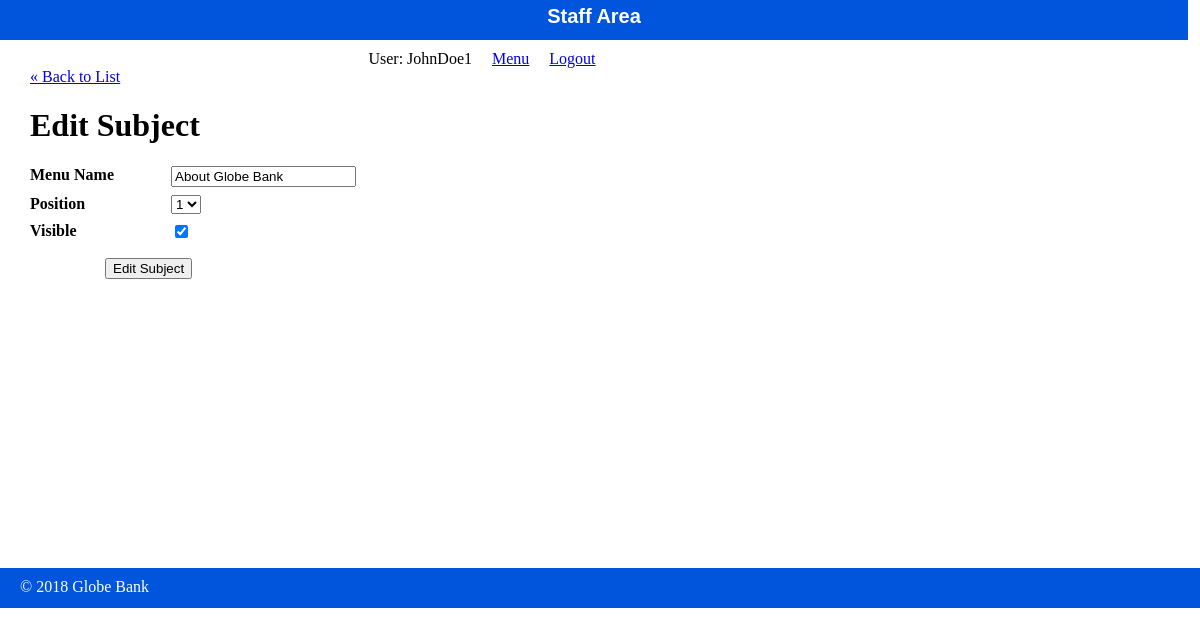
/staff/subjects/edit.php?id=1 (signed in), run on the app's committed database.
### tables this page shows
CREATE TABLE `subjects` (
  `id` int(11) NOT NULL,
  `menu_name` varchar(255) DEFAULT NULL,
  `position` int(3) DEFAULT NULL,
  `visible` tinyint(1) DEFAULT NULL
);

### private/functions.php (called while the page is built, shortened)
<?php
function url_for($script_path) {
    return WWW_ROOT . $script_path;
}
function u($string = "") {
    return urlencode($string);
}
function h($string = "") {
    return htmlspecialchars($string);
}

### private/database.php (called while the page is built, shortened)
<?php
function db_escape($connection, $string) {
    return mysqli_real_escape_string($connection, $string);
}

### private/query_functions.php (called while the page is built, shortened)
<?php
function find_all_subjects($options = []) {
    global $db;
    $visible = $options['visible'] ?? false;
    $sql = "SELECT * FROM subjects ";
    $sql .= "ORDER BY position ASC";
    $result = mysqli_query($db, $sql);
    return $result;
}
function find_subject_by_id($id, $options = []) {
    global $db;
    $visible = $options['visible'] ?? false;
    $sql = "SELECT * FROM subjects ";
    $sql .= "WHERE id='" . db_escape($db, $id) . "' ";
    $result = mysqli_query($db, $sql);
    $subject = mysqli_fetch_assoc($result);
    return $subject;
}

### public/staff/subjects/edit.php (the view, shortened to what this page needs)
<?php
require_once('../../../private/initialize.php');
$id = $_GET['id'];
if (is_post_request()) {
    $subject = [];
    $subject['id'] = $id;
    $subject['menu_name'] = $_POST['menu_name'] ?? '';
    $subject['position'] = $_POST['position'] ?? '';
    $subject['visible'] = $_POST['visible'] ?? '';
    $result = update_subject($subject);
    if($result === true){
        $_SESSION['message'] = 'The subject was edited successfully';
        redirect_to(url_for('/staff/subjects/show.php?id=' . $id));
    }else{
        $errors = $result;
    }
} else {
    $subject = find_subject_by_id($id);
}
$subject_set = find_all_subjects();
$subject_count = mysqli_num_rows($subject_set);
?>
<?php include(SHARED_PATH . '/staff_header.php'); ?>
<div id="content">
    <a class="back-link" href="<?php echo url_for('/staff/subjects/index.php'); ?>">&laquo; Back to List</a>
    <div class="subject edit">
        <h1>Edit Subject</h1>
        <form action="<?php echo url_for('/staff/subjects/edit.php?id=' . h(u($id))); ?>" method="post">
            <dl>
                <dt>Menu Name</dt>
                <dd><input type="text" name="menu_name" value="<?php echo $subject['menu_name']; ?>" /></dd>
            </dl>
            <dl>
                <dt>Position</dt>
                <dd>
                    <select name="position">
                        <?php
                        for ($i = 1; $i <= $subject_count; $i++) {
                            echo "<option value=\"{$i}\"";
                            if ($subject["position"] == $i) {
                                echo " selected";
                            }
                            echo ">{$i}</option>";
                        }
                        ?>
                    </select>
                </dd>
            </dl>
            <dl>
                <dt>Visible</dt>
                <dd>
                    <input type="checkbox" name="visible" value="1"<?php
                    if ($subject['visible'] == "1") {
                        echo ' checked';
                    }
                    ?> />
                </dd>
            </dl>
            <div id="operations">
                <input type="submit" value="Edit Subject" />
            </div>
        </form>
    </div>
</div>
<?php include(SHARED_PATH . '/staff_footer.php'); ?>

### public/stylesheets/staff.css (style rules this page uses)
html { height: 100%; width: 100%; }
body { height: 980px; width: 100%; margin: 0; padding: 0; }
#content { width: 96%; min-height: 500px; padding: 0 30px; }
dl { clear: both; overflow: hidden; margin: 0.5em 0; }
dt { float: left; font-weight: bold; width: 125px; }
dd { float: left; margin-left: 1em; }
#operations { clear: both; margin: 1em 0 1em 75px; }

### data on the page
subjects: menu_name "About Globe Bank", position "1", visible "☑"

### other printed values
$_SESSION['username'] "JohnDoe1"
